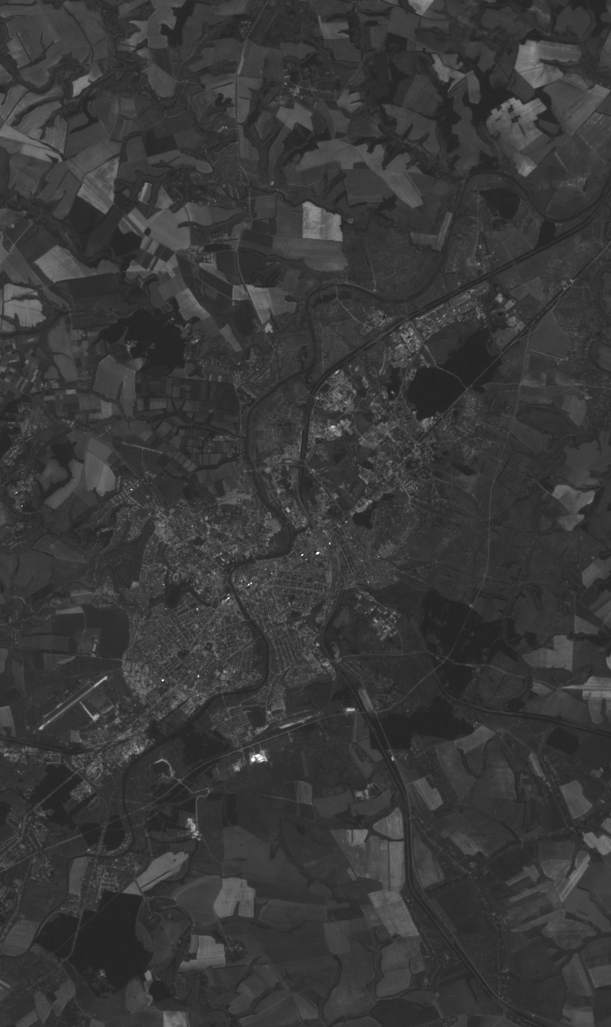
#> input picture B3_cropped.TIF, 611 x 1027 px
$ python NDVI.py
#> lines starting #> are read from the running program, lines starting #| are printed output that depends on the picture
import numpy
from PIL import Image
numpy.seterr(divide='ignore')

imagetifRed = Image.open('B3_cropped.TIF')
#> imagetifRed is the input picture: PIL image 611x1027 L; min 32, max 255, mean 57.2
imagetifNIR = Image.open('B4_cropped.TIF')
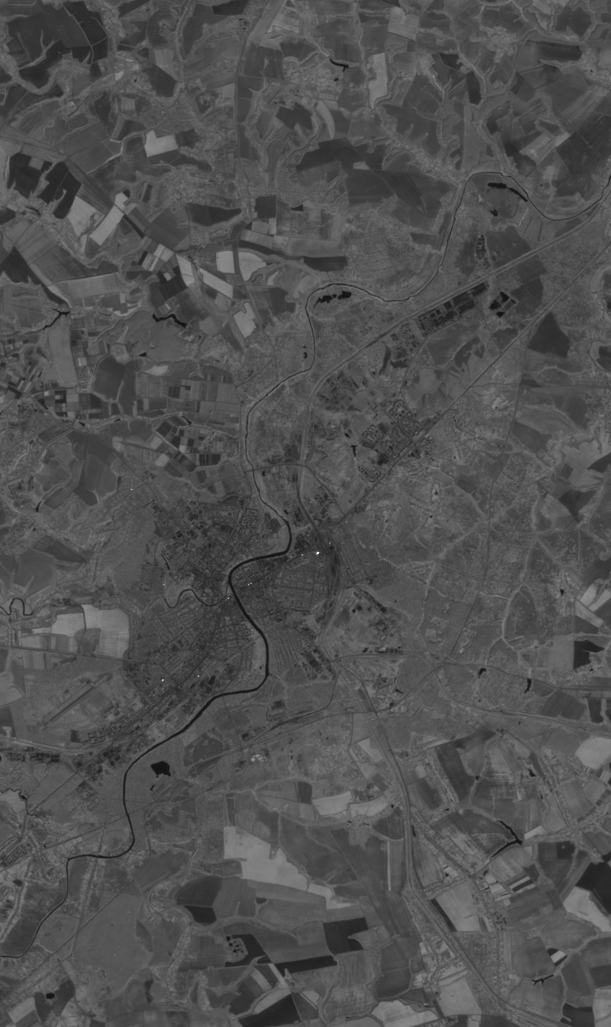
#> input picture B4_cropped.TIF, 611 x 1027 px
#> imagetifNIR is the input picture: PIL image 611x1027 L; min 19, max 255, mean 80
RED = numpy.array(imagetifRed)
NIR = numpy.array(imagetifNIR)
# print(RED)
# print(NIR)

NDVI = (NIR-RED)/(NIR+RED)

print(imagetifRed.getpixel((400, 400)))
#| 53
print("Выводим NDVI")
print(NDVI)
#> (printed output is left out)
print(len(NDVI))
#| 1027
ndvi_image = Image.new("RGB", imagetifNIR.size, color=(255, 255, 255))
#> ndvi_image: PIL image 611x1027 RGB; every value is 255
row = 0
for i in NDVI:
    for num in range(len(i)):
        if i[num] >= 0.9:
            ndvi_image.putpixel((num, row), (4, 18, 14))
        elif i[num] >= 0.8:
            ndvi_image.putpixel((num, row), (4, 38, 4))
        elif i[num] >= 0.7:
            ndvi_image.putpixel((num, row), (4, 54, 4))
        elif i[num] >= 0.6:
            ndvi_image.putpixel((num, row), (4, 66, 4))
        elif i[num] >= 0.5:
            ndvi_image.putpixel((num, row), (4, 94, 4))
        elif i[num] >= 0.4:
            ndvi_image.putpixel((num, row), (28, 114, 4))
        elif i[num] >= 0.3:
            ndvi_image.putpixel((num, row), (100, 162, 4))
        elif i[num] >= 0.2:
            ndvi_image.putpixel((num, row), (142, 182, 20))
        elif i[num] >= 0.166:
            ndvi_image.putpixel((num, row), (132, 138, 4))
        elif i[num] >= 0.133:
            ndvi_image.putpixel((num, row), (148, 114, 60))
        elif i[num] >= 0.1:
            ndvi_image.putpixel((num, row), (164, 130, 76))
        elif i[num] >= 0.066:
            ndvi_image.putpixel((num, row), (180, 150, 108))
        elif i[num] >= 0.033:
            ndvi_image.putpixel((num, row), (204, 190, 172))
        elif i[num] >= 0:
            ndvi_image.putpixel((num, row), (252, 254, 252))
        elif i[num] >= -0.1:
            ndvi_image.putpixel((num, row), (4, 18, 60))
    row += 1
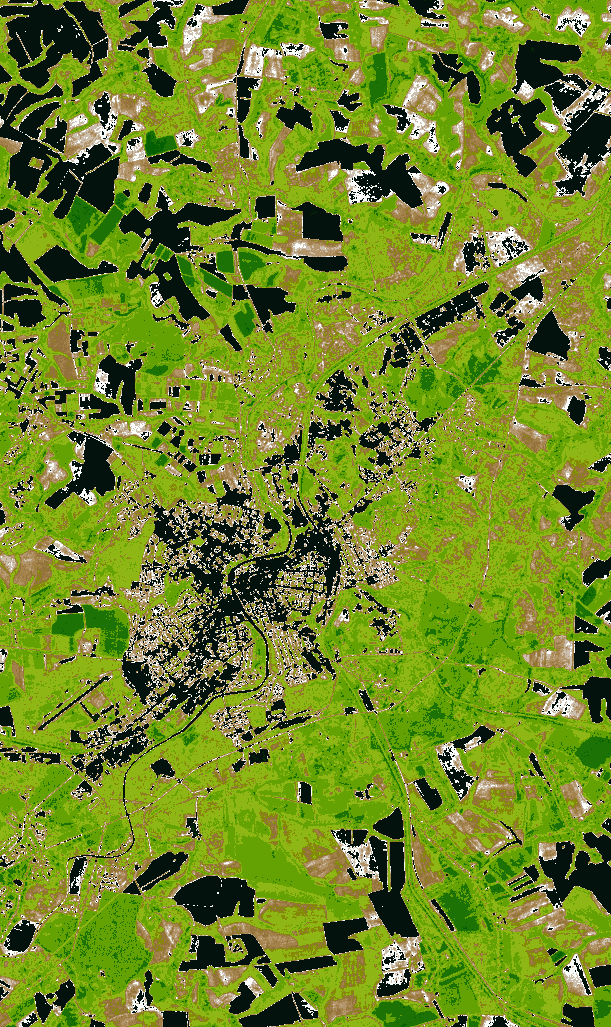
#> ndvi_image: PIL image 611x1027 RGB; mean R, G, B 111.8, 135.7, 38
#> after the loop, row = 1027

ndvi_image.show()
